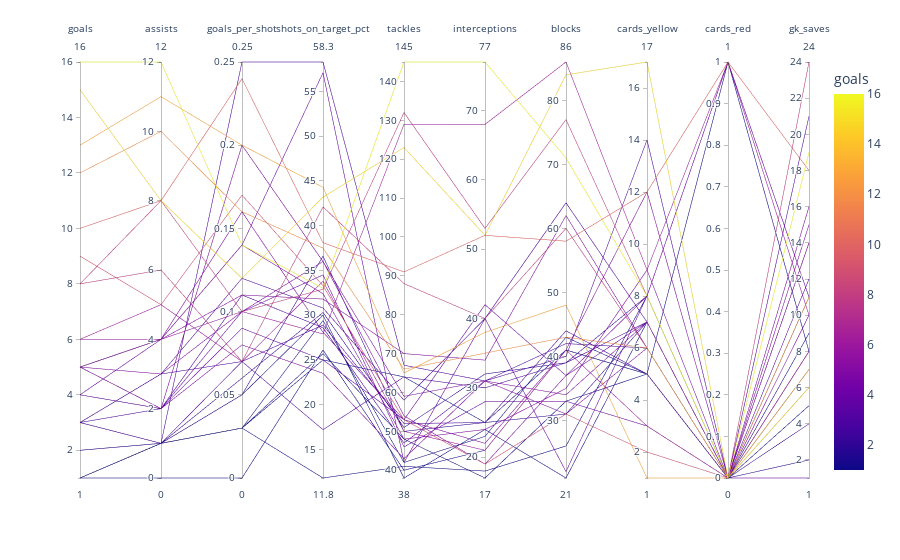

Notebook source saved alongside this figure:
### Code cell
import plotly.express as px
import pandas as pd 
import plotly.graph_objects as go

file_path = 'Data/FIFA World Cup 2022 Team Data/team_data.csv'
df = pd.read_csv(file_path)

selected_columns = ["goals", "assists", "goals_per_shot", "shots_on_target_pct",
                    "tackles", "interceptions", "blocks", "cards_yellow", "cards_red",
                    "gk_saves"]

fig = px.parallel_coordinates(df, dimensions=selected_columns, color="goals")
fig.show()

### Figure 1 — Plotly figure (JSON) as saved in the notebook; plotly's stock layout.template omitted (floating-point values rounded to 4 significant figures)
{"data": [{"dimensions": [{"label": "goals", "values": [15, 3, 1, 8, 4, 1, 3, 8, 1, 4, 13, 16, 6, 5, 4, 5, 5, 2, 6, 10, 3, 12, 1, 3, 5, 5, 9, 5, 1, 3, 2, 1]}, {"label": "assists", "values": [8, 3, 1, 6, 4, 1, 1, 8, 1, 2, 11, 12, 5, 2, 2, 4, 3, 1, 4, 8, 1, 10, 1, 2, 2, 4, 5, 4, 1, 3, 1, 0]}, {"label": "goals_per_shot", "values": [0.12, 0.12, 0.03, 0.07, 0.14, 0.03, 0.25, 0.1, 0.03, 0.1, 0.2, 0.14, 0.07, 0.2, 0.09, 0.11, 0.1, 0.05, 0.1, 0.24, 0.07, 0.16, 0.05, 0.11, 0.08, 0.16, 0.17, 0.14, 0.03, 0.07, 0.06, 0]}, {"label": "shots_on_target_pct", "values": [43.2, 30.8, 25.7, 42.1, 57.1, 11.8, 58.3, 32.9, 29.4, 34.5, 44.3, 33, 33.8, 36, 25, 31.8, 36, 36.6, 27.9, 38.1, 17.2, 37.5, 30, 28.6, 23.5, 28.1, 33.3, 32.4, 25, 28.9, 30.3, 26.1]}, {"label": "tackles", "values": [123, 58, 48, 88, 42, 41, 67, 132, 42, 46, 65, 145, 50, 54, 53, 70, 59, 50, 129, 91, 64, 66, 38, 47, 43, 53, 53, 48, 64, 52, 51, 40]}, {"label": "interceptions", "values": [52, 40, 17, 40, 40, 18, 31, 53, 23, 28, 38, 77, 21, 19, 42, 34, 31, 25, 68, 52, 30, 35, 24, 31, 31, 22, 19, 24, 25, 25, 32, 21]}, {"label": "blocks", "values": [84, 64, 33, 60, 22, 26, 42, 77, 43, 33, 48, 71, 41, 37, 37, 62, 31, 31, 86, 58, 39, 43, 21, 40, 34, 41, 31, 35, 41, 44, 39, 41]}, {"label": "cards_yellow", "values": [17, 7, 5, 6, 8, 8, 6, 8, 5, 3, 1, 8, 3, 8, 7, 6, 6, 7, 9, 12, 7, 6, 7, 14, 7, 12, 2, 9, 5, 5, 8, 5]}, {"label": "cards_red", "values": [0, 0, 0, 0, 1, 0, 0, 0, 0, 0, 0, 0, 0, 0, 0, 0, 0, 0, 1, 1, 0, 0, 0, 0, 0, 0, 0, 0, 0, 0, 0, 1]}, {"label": "gk_saves", "values": [6, 12, 8, 7, 11, 8, 11, 24, 8, 1, 7, 19, 8, 10, 8, 15, 11, 2, 10, 18, 21, 11, 5, 14, 7, 16, 6, 14, 9, 8, 4, 8]}], "domain": {"x": [0, 1], "y": [0, 1]}, "line": {"color": [15, 3, 1, 8, 4, 1, 3, 8, 1, 4, 13, 16, 6, 5, 4, 5, 5, 2, 6, 10, 3, 12, 1, 3, 5, 5, 9, 5, 1, 3, 2, 1], "coloraxis": "coloraxis"}, "name": "", "type": "parcoords"}], "layout": {"coloraxis": {"colorbar": {"title": {"text": "goals"}}, "colorscale": [[0, "#0d0887"], [0.1111, "#46039f"], [0.2222, "#7201a8"], [0.3333, "#9c179e"], [0.4444, "#bd3786"], [0.5556, "#d8576b"], [0.6667, "#ed7953"], [0.7778, "#fb9f3a"], [0.8889, "#fdca26"], [1, "#f0f921"]]}, "legend": {"tracegroupgap": 0}, "margin": {"t": 60}}}
